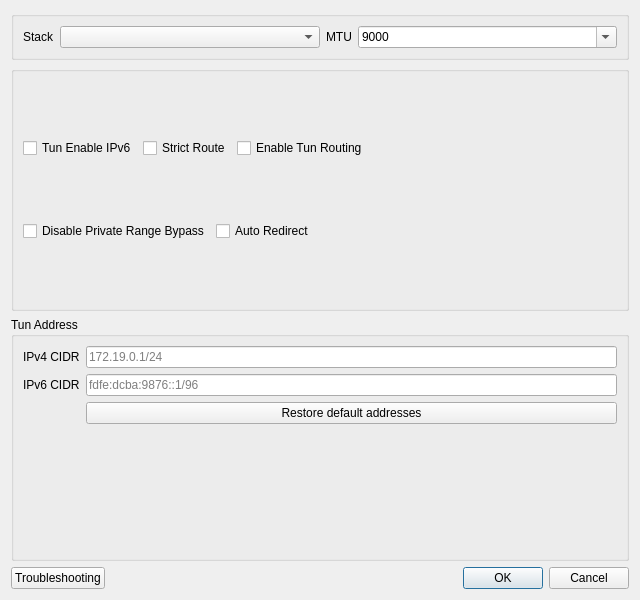
<?xml version="1.0" encoding="UTF-8"?>
<ui version="4.0">
 <class>DialogVPNSettings</class>
 <widget class="QDialog" name="DialogVPNSettings">
  <property name="geometry">
   <rect>
    <x>0</x>
    <y>0</y>
    <width>640</width>
    <height>600</height>
   </rect>
  </property>
  <property name="windowTitle">
   <string>Tun Settings</string>
  </property>
  <layout class="QVBoxLayout" name="verticalLayout">
   <item>
    <widget class="QGroupBox" name="groupBox">
     <property name="sizePolicy">
      <sizepolicy hsizetype="Preferred" vsizetype="Maximum">
       <horstretch>0</horstretch>
       <verstretch>0</verstretch>
      </sizepolicy>
     </property>
     <layout class="QHBoxLayout" name="horizontalLayout_5">
      <item>
       <widget class="QLabel" name="label_4">
        <property name="sizePolicy">
         <sizepolicy hsizetype="Maximum" vsizetype="Preferred">
          <horstretch>0</horstretch>
          <verstretch>0</verstretch>
         </sizepolicy>
        </property>
        <property name="text">
         <string>Stack</string>
        </property>
       </widget>
      </item>
      <item>
       <widget class="QComboBox" name="vpn_implementation">
        <property name="editable">
         <bool>false</bool>
        </property>
       </widget>
      </item>
      <item>
       <widget class="QLabel" name="label_10">
        <property name="sizePolicy">
         <sizepolicy hsizetype="Maximum" vsizetype="Preferred">
          <horstretch>0</horstretch>
          <verstretch>0</verstretch>
         </sizepolicy>
        </property>
        <property name="text">
         <string notr="true">MTU</string>
        </property>
       </widget>
      </item>
      <item>
       <widget class="QComboBox" name="vpn_mtu">
        <property name="editable">
         <bool>true</bool>
        </property>
        <item>
         <property name="text">
          <string notr="true">9000</string>
         </property>
        </item>
        <item>
         <property name="text">
          <string notr="true">1500</string>
         </property>
        </item>
       </widget>
      </item>
     </layout>
    </widget>
   </item>
   <item>
    <widget class="QGroupBox" name="horizontalGroupBox_2">
     <layout class="QVBoxLayout" name="checksVLayout">
      <item>
       <layout class="QHBoxLayout" name="checksRow1">
        <item>
         <widget class="QCheckBox" name="vpn_ipv6">
          <property name="text">
           <string>Tun Enable IPv6</string>
          </property>
         </widget>
        </item>
        <item>
         <widget class="QCheckBox" name="strict_route">
          <property name="text">
           <string>Strict Route</string>
          </property>
         </widget>
        </item>
        <item>
         <widget class="QCheckBox" name="tun_routing">
          <property name="toolTip">
           <string>&lt;html&gt;&lt;head/&gt;&lt;body&gt;&lt;p&gt;When enabled, Direct IP CIDRs and rule sets will also be added to the Tun setting to be excluded at OS routing level. IMPORTANT: Large rule sets have been reported to cause massive CPU usage in windows, please enable this option with caution.&lt;/p&gt;&lt;/body&gt;&lt;/html&gt;</string>
          </property>
          <property name="text">
           <string>Enable Tun Routing</string>
          </property>
         </widget>
        </item>
        <item>
         <spacer name="checksRow1Spacer">
          <property name="orientation">
           <enum>Qt::Orientation::Horizontal</enum>
          </property>
          <property name="sizeHint" stdset="0">
           <size>
            <width>40</width>
            <height>20</height>
           </size>
          </property>
         </spacer>
        </item>
       </layout>
      </item>
      <item>
       <layout class="QHBoxLayout" name="checksRow2">
        <item>
         <widget class="QCheckBox" name="disable_priv_range">
          <property name="toolTip">
           <string>&lt;html&gt;&lt;head/&gt;&lt;body&gt;&lt;p&gt;Allows traffics destined for private ranges to be hijacked into The Core&lt;/p&gt;&lt;/body&gt;&lt;/html&gt;</string>
          </property>
          <property name="text">
           <string>Disable Private Range Bypass</string>
          </property>
         </widget>
        </item>
        <item>
         <widget class="QCheckBox" name="auto_redirect">
          <property name="toolTip">
           <string>&lt;html&gt;&lt;head/&gt;&lt;body&gt;&lt;p&gt;Required on newer Linux kernels for the system and mixed stacks to pass traffic. While enabled, this machine cannot be used as a network gateway for other devices.&lt;/p&gt;&lt;/body&gt;&lt;/html&gt;</string>
          </property>
          <property name="text">
           <string>Auto Redirect</string>
          </property>
         </widget>
        </item>
        <item>
         <spacer name="checksRow2Spacer">
          <property name="orientation">
           <enum>Qt::Orientation::Horizontal</enum>
          </property>
          <property name="sizeHint" stdset="0">
           <size>
            <width>40</width>
            <height>20</height>
           </size>
          </property>
         </spacer>
        </item>
       </layout>
      </item>
     </layout>
    </widget>
   </item>
   <item>
    <widget class="QGroupBox" name="tunAddressGroupBox">
     <property name="title">
      <string>Tun Address</string>
     </property>
     <layout class="QFormLayout" name="formLayout">
      <item row="0" column="0">
       <widget class="QLabel" name="label_tun_ipv4">
        <property name="text">
         <string>IPv4 CIDR</string>
        </property>
       </widget>
      </item>
      <item row="0" column="1">
       <widget class="QLineEdit" name="tun_ipv4_cidr">
        <property name="placeholderText">
         <string notr="true">172.19.0.1/24</string>
        </property>
       </widget>
      </item>
      <item row="1" column="0">
       <widget class="QLabel" name="label_tun_ipv6">
        <property name="text">
         <string>IPv6 CIDR</string>
        </property>
       </widget>
      </item>
      <item row="1" column="1">
       <widget class="QLineEdit" name="tun_ipv6_cidr">
        <property name="placeholderText">
         <string notr="true">fdfe:dcba:9876::1/96</string>
        </property>
       </widget>
      </item>
      <item row="2" column="1">
       <widget class="QPushButton" name="restore_default_addresses">
        <property name="text">
         <string>Restore default addresses</string>
        </property>
       </widget>
      </item>
     </layout>
    </widget>
   </item>
   <item>
    <layout class="QHBoxLayout" name="horizontalLayout_3">
     <item>
      <widget class="QPushButton" name="troubleshooting">
       <property name="text">
        <string>Troubleshooting</string>
       </property>
      </widget>
     </item>
     <item>
      <widget class="QDialogButtonBox" name="buttonBox">
       <property name="standardButtons">
        <set>QDialogButtonBox::StandardButton::Cancel|QDialogButtonBox::StandardButton::Ok</set>
       </property>
      </widget>
     </item>
    </layout>
   </item>
  </layout>
 </widget>
 <tabstops>
  <tabstop>vpn_implementation</tabstop>
  <tabstop>vpn_mtu</tabstop>
  <tabstop>vpn_ipv6</tabstop>
  <tabstop>tun_ipv4_cidr</tabstop>
  <tabstop>tun_ipv6_cidr</tabstop>
  <tabstop>restore_default_addresses</tabstop>
  <tabstop>strict_route</tabstop>
  <tabstop>troubleshooting</tabstop>
 </tabstops>
 <resources/>
 <connections>
  <connection>
   <sender>buttonBox</sender>
   <signal>rejected()</signal>
   <receiver>DialogVPNSettings</receiver>
   <slot>reject()</slot>
   <hints>
    <hint type="sourcelabel">
     <x>399</x>
     <y>575</y>
    </hint>
    <hint type="destinationlabel">
     <x>399</x>
     <y>299</y>
    </hint>
   </hints>
  </connection>
  <connection>
   <sender>buttonBox</sender>
   <signal>accepted()</signal>
   <receiver>DialogVPNSettings</receiver>
   <slot>accept()</slot>
   <hints>
    <hint type="sourcelabel">
     <x>399</x>
     <y>575</y>
    </hint>
    <hint type="destinationlabel">
     <x>399</x>
     <y>299</y>
    </hint>
   </hints>
  </connection>
 </connections>
</ui>
